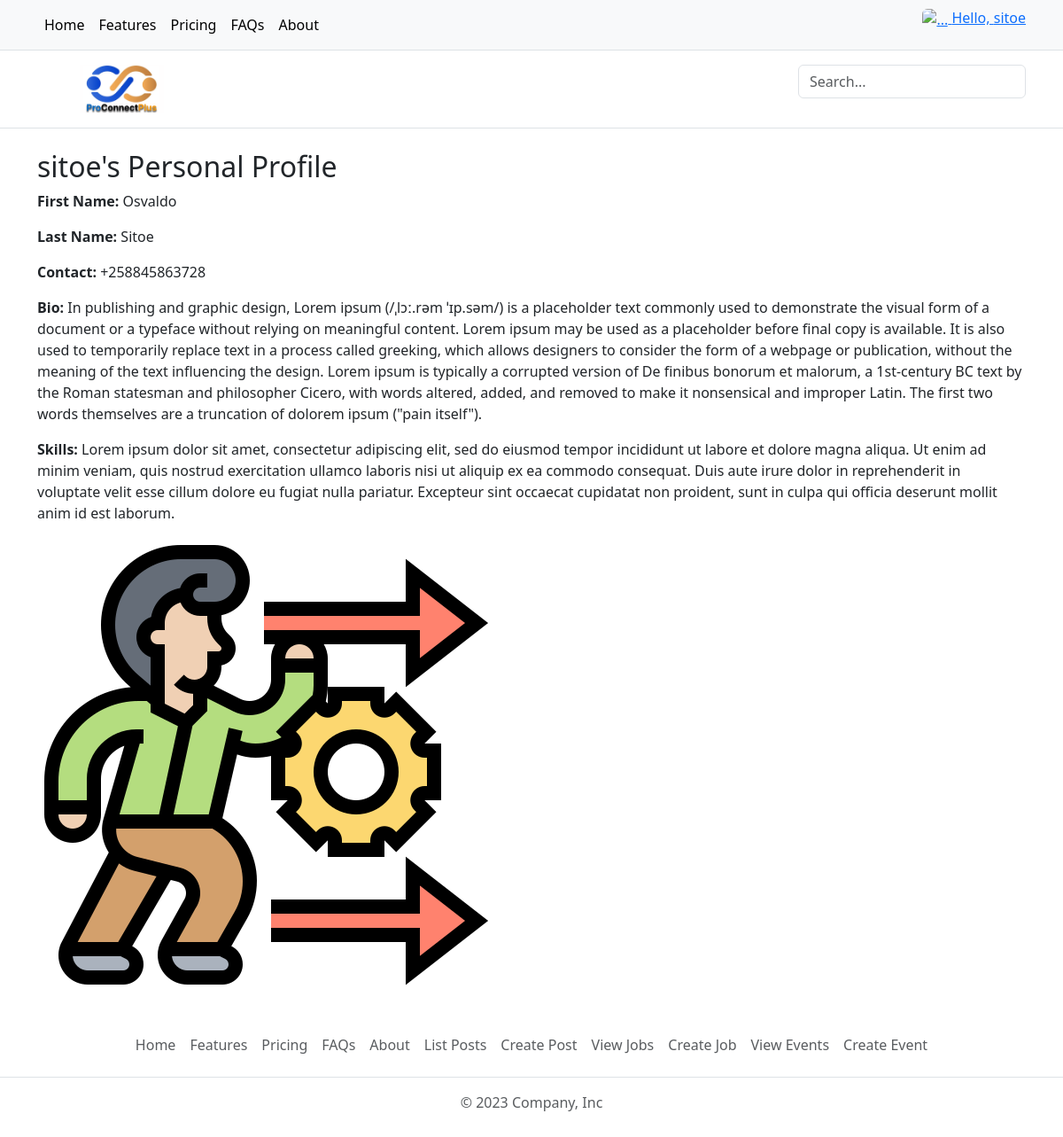
The page /profiles/personal/view/ (signed in) on the database its author committed.
### profiles/models.py (models this page shows, shortened)
class PersonalProfile(models.Model):
    user = models.OneToOneField(User, on_delete=models.CASCADE, related_name='personal_profile')
    first_name = models.CharField(max_length=30, blank=True)
    last_name = models.CharField(max_length=30, blank=True)
    profile_picture = models.ImageField(upload_to='profile_pics/', default='default_profile_pic.jpg')
    contact = models.CharField(max_length=100)
    resume = models.FileField(upload_to='resumes/', blank=True, null=True)
    bio = models.TextField(blank=True)
    skills = models.TextField(blank=True)
    education = models.TextField(blank=True)
    work_experience = models.TextField(blank=True)

### profiles/views.py (the view)
# urls.py: path('personal/view/', view_personal_profile, name='view_personal_profile'),
@login_required
def view_personal_profile(request):
    personal_profile = get_object_or_404(PersonalProfile, user=request.user)
    return render(request, 'personal_profile_detail.html', {'personal_profile': personal_profile})

### profiles/templates/personal_profile_detail.html
{% extends 'proconnectplus/base.html' %}
{% block content %}
  <h2>{{ user.username }}'s Personal Profile</h2>
  <div>
    <p><strong>First Name:</strong> {{ personal_profile.first_name }}</p>
    <p><strong>Last Name:</strong> {{ personal_profile.last_name }}</p>
    <p><strong>Contact:</strong> {{ personal_profile.contact }}</p>
    <p><strong>Bio:</strong> {{ personal_profile.bio }}</p>
    <p><strong>Skills:</strong> {{ personal_profile.skills }}</p>
    {% if personal_profile.profile_picture %}
      <img src="{{ personal_profile.profile_picture.url }}" alt="Profile Picture">
    {% endif %}
  </div>
{% endblock %}

### proconnectplus/templates/proconnectplus/base.html (shortened to what this page needs)
 {% load static %}
<!DOCTYPE html>
<html lang="en">
    <head>
        <link href="https://cdn.jsdelivr.net/npm/bootstrap@5.3.2/dist/css/bootstrap.min.css" rel="stylesheet">
    </head>
    <body>
        <header>
            <nav class="py-2 bg-body-tertiary border-bottom">
                <div class="container d-flex flex-wrap">
                    <ul class="nav me-auto">
                        <li class="nav-item"><a href="#" class="nav-link link-body-emphasis px-2 active" aria-current="page">Home</a></li>
                        <li class="nav-item"><a href="#" class="nav-link link-body-emphasis px-2">Features</a></li>
                        <li class="nav-item"><a href="#" class="nav-link link-body-emphasis px-2">Pricing</a></li>
                        <li class="nav-item"><a href="#" class="nav-link link-body-emphasis px-2">FAQs</a></li>
                        <li class="nav-item"><a href="#" class="nav-link link-body-emphasis px-2">About</a></li>
                    </ul>
                    <ul class="nav">
                        <div class="dropdown">
                            <a class="text-center"href="#" role="button" data-bs-toggle="dropdown" aria-expanded="false">
                                <img src="..." class="rounded" alt="...">
                                 Hello, {{ user.username }}
                            </a>
                          </div>
                    </ul>
                </div>
            </nav>
            <header class="py-3 mb-4 border-bottom">
                <div class="container d-flex flex-wrap justify-content-center">
                    <a href="/" class="d-flex align-items-center mb-3 mb-lg-0 me-lg-auto link-body-emphasis text-decoration-none">
                        <svg class="bi me-2" width="40" height="32">
                            <use xlink:href="#bootstrap"></use>
                        </svg>
                        <span class="fs-4"><img src="{{ MEDIA_URL }}images/logo.png" height="55px" alt="Website Logo"></span>
                    </a>
                    <form class="col-12 col-lg-auto mb-3 mb-lg-0" role="search">
                        <input type="search" class="form-control" placeholder="Search..." aria-label="Search">
                    </form>
                </div>
            </header>
        </header>
        <main class="container">
            {% block content %}
            {% endblock %}
        </main>
        <footer>
            <div class="py-3 my-4">
                <ul class="nav justify-content-center border-bottom pb-3 mb-3">
                    <li class="nav-item"><a href="#" class="nav-link px-2 text-body-secondary">Home</a></li>
                    <li class="nav-item"><a href="#" class="nav-link px-2 text-body-secondary">Features</a></li>
                    <li class="nav-item"><a href="#" class="nav-link px-2 text-body-secondary">Pricing</a></li>
                    <li class="nav-item"><a href="#" class="nav-link px-2 text-body-secondary">FAQs</a></li>
                    <li class="nav-item"><a href="#" class="nav-link px-2 text-body-secondary">About</a></li>
                    <li><a href="{% url 'blog:post_list' %}" class="nav-link px-2 text-body-secondary">List Posts</a></li>
                    <li><a href="{% url 'blog:create_post' %}" class="nav-link px-2 text-body-secondary">Create Post</a></li>
                    <li><a href="{% url 'jobs:job_list' %}" class="nav-link px-2 text-body-secondary">View Jobs</a></li>
                    <li><a href="{% url 'jobs:create_job' %}" class="nav-link px-2 text-body-secondary">Create Job</a></li>
                    <li><a href="{% url 'events:event_list' %}" class="nav-link px-2 text-body-secondary">View Events</a></li>
                    <li><a href="{% url 'events:create_event' %}" class="nav-link px-2 text-body-secondary">Create Event</a></li>
                </ul>
                <p class="text-center text-body-secondary">© 2023 Company, Inc</p>
            </div>
        </footer>
    </body>
 </html>

### rows shown on the page
PersonalProfile: first_name "Osvaldo", last_name "Sitoe", contact "+258845863728", bio "In publishing and graphic design, Lorem ipsum (/ˌlɔː.rəm ˈɪp.səm/) is a placeholder text commonly used to demonstrate the visual form of a document or a typeface without relying on meaningful content. Lorem ipsum may be used as a placeholder before final copy is available. It is also used to temporarily replace text in a process called greeking, which allows designers to consider the form of a webpage or publication, without the meaning of the text influencing the design. Lorem ipsum is typically a corrupted version of De finibus bonorum et malorum, a 1st-century BC text by the Roman statesman and philosopher Cicero, with words altered, added, and removed to make it nonsensical and improper…", skills "Lorem ipsum dolor sit amet, consectetur adipiscing elit, sed do eiusmod tempor incididunt ut labore et dolore magna aliqua. Ut enim ad minim veniam, quis nostrud exercitation ullamco laboris nisi ut aliquip ex ea commodo consequat. Duis aute irure dolor in reprehenderit in voluptate velit esse cillum dolore eu fugiat nulla pariatur. Excepteur sint occaecat cupidatat non proident, sunt in culpa qui officia deserunt mollit anim id est laborum.", profile_picture (picture)

### other values the page prints
{{ user.username }} "sitoe"
